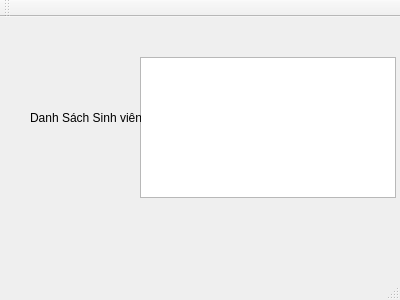
<?xml version="1.0" encoding="UTF-8"?>
<ui version="4.0">
 <class>MyStudents</class>
 <widget class="QMainWindow" name="MyStudents">
  <property name="geometry">
   <rect>
    <x>0</x>
    <y>0</y>
    <width>400</width>
    <height>300</height>
   </rect>
  </property>
  <property name="windowTitle">
   <string>MyStudents</string>
  </property>
  <widget class="QWidget" name="centralWidget">
   <widget class="QListWidget" name="danhSachSinhVienLwt">
    <property name="geometry">
     <rect>
      <x>140</x>
      <y>40</y>
      <width>256</width>
      <height>141</height>
     </rect>
    </property>
   </widget>
   <widget class="QLabel" name="label">
    <property name="geometry">
     <rect>
      <x>30</x>
      <y>80</y>
      <width>111</width>
      <height>41</height>
     </rect>
    </property>
    <property name="text">
     <string>Danh Sách Sinh viên</string>
    </property>
   </widget>
  </widget>
  <widget class="QMenuBar" name="menuBar">
   <property name="geometry">
    <rect>
     <x>0</x>
     <y>0</y>
     <width>400</width>
     <height>21</height>
    </rect>
   </property>
  </widget>
  <widget class="QToolBar" name="mainToolBar">
   <attribute name="toolBarArea">
    <enum>TopToolBarArea</enum>
   </attribute>
   <attribute name="toolBarBreak">
    <bool>false</bool>
   </attribute>
  </widget>
  <widget class="QStatusBar" name="statusBar"/>
 </widget>
 <layoutdefault spacing="6" margin="11"/>
 <resources/>
 <connections/>
</ui>
